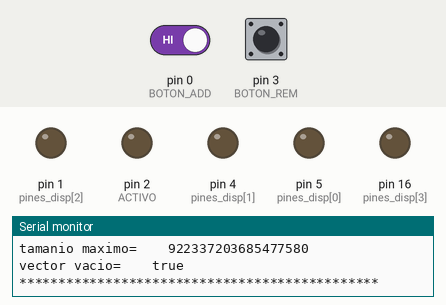
Recording of a sketch running on a simulated Arduino Uno, built for the host (arithmetic inside an expression is 32-bit, double 64-bit). Parts: output pins drawn as LEDs (lit = HIGH), the last lines printed to the serial monitor. Dashed ring = blinking. Inputs (shaded band) come from the test bench; at power-on: pin 3 (BOTON_REM) LOW, pin 0 (BOTON_ADD) HIGH. Random numbers use the default seed unless the sketch sets one.

Above: at 1.2 s.
1.3 s: pin 3 (BOTON_REM) pulled HIGH for 0.15 s
At 1.37 s:
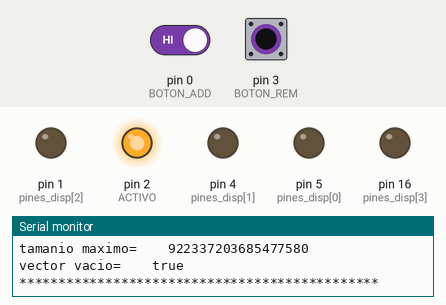
2.9 s: pin 3 (BOTON_REM) pulled HIGH for 3.2 s
At 7.3 s:
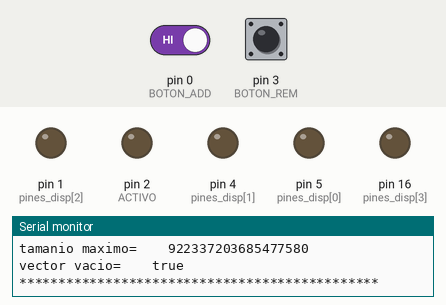
7.6 s: pin 0 (BOTON_ADD) driven LOW and pin 3 (BOTON_REM) driven HIGH
9.1 s: pin 0 (BOTON_ADD) driven HIGH
At 9.8 s:
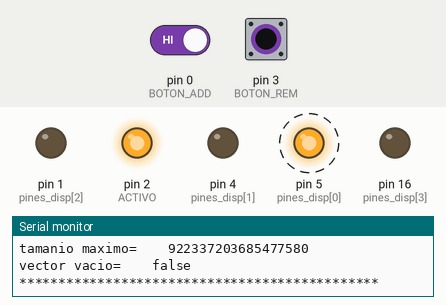
12.1 s: pin 0 (BOTON_ADD) driven LOW
At 13.3 s:
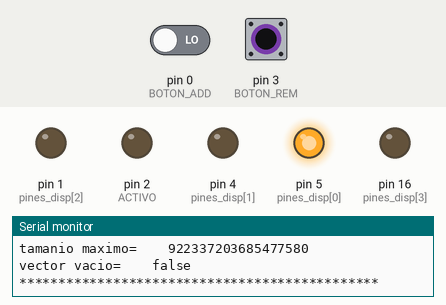
13.6 s: pin 0 (BOTON_ADD) driven HIGH
At 15.4 s:
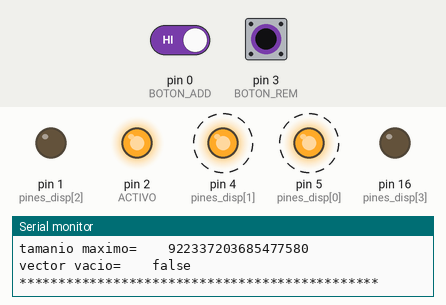
Timing chart, 0 to 17.6 s (numbered marks = the images above; inputs shaded):
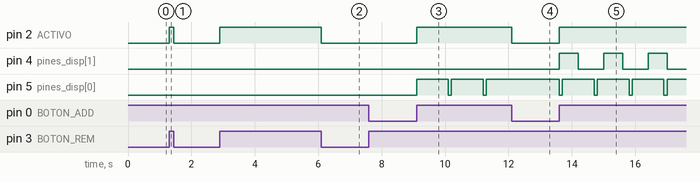

Measured:
- after the input at 1.3 s, pin 2 (ACTIVO): LOW → HIGH at once, → LOW 0.15 s later
- after the input at 2.9 s, pin 2 (ACTIVO): LOW → HIGH at once, → LOW 3.2 s later
- after the input at 9.1 s, pin 2 (ACTIVO): LOW → HIGH at once; pin 5 (pines_disp[0]): alternates HIGH for 1.0 s and LOW for 0.10 s, starting at once
- after the input at 12.1 s, pin 2 (ACTIVO): HIGH → LOW at once
- after the input at 13.6 s, pin 2 (ACTIVO): LOW → HIGH at once; pin 4 (pines_disp[1]): alternates HIGH for 0.60 s and LOW for 0.80 s, starting at once; pin 5 (pines_disp[0]): alternates HIGH for 1.0 s and LOW for 0.10 s, starting at once

The sketch:

BlinkVector_v-1-0-0.ino
```cpp
#include <vector>
#define BOTON_ADD 0
#define BOTON_REM 3
#define ACTIVO 2
using namespace std;

struct blink
{
    const uint16_t tiempoON;    //ms
    const uint16_t tiempoOFF;   //ms
    const uint8_t repeticiones; //veces
    const uint8_t pin;          //pin de salida

    uint16_t tiempo;
    uint16_t contador;
};

uint8_t pines_disp[4] = {5, 4, 1, 16};

vector<blink> leds;

void setup()
{
    Serial.begin(115200);
    pinMode(BOTON_ADD, INPUT);
    pinMode(BOTON_REM, INPUT);
    pinMode(ACTIVO, OUTPUT);

    for (uint8_t i = 0; i < 4; i++)
    {
        pinMode(pines_disp[i], OUTPUT);
    }

    digitalWrite(ACTIVO, 0);
    print_VectorCar(leds);
}

void loop()
{
    //Verificacion de Botones para aniadir blink
    digitalWrite(ACTIVO, digitalRead(BOTON_ADD));
    if (digitalRead(BOTON_ADD) == 0)
    {
        digitalWrite(ACTIVO, digitalRead(BOTON_ADD));
        add_blink();
        print_VectorCar(leds);
        while (digitalRead(BOTON_ADD) == 0)
            ;
    }
    //Verificacion de Botones para remover blink
    digitalWrite(ACTIVO, digitalRead(BOTON_REM));
    if (digitalRead(BOTON_REM) == 0)
    {
        digitalWrite(ACTIVO, digitalRead(BOTON_REM));
        rem_blink();
        print_VectorCar(leds);
        while (digitalRead(BOTON_REM) == 0)
            ;
    }

    //Blink leds
    for (uint8_t i = 0; i < leds.size(); i++)
    {
        bool ind = blinkear_p(&leds[i]);
        if (ind)
        {

            leds[i].contador = 0;
            leds[i].tiempo = millis();
        }
    }
}

void add_blink()
{
    if (leds.size() >= 4)
        return;
    uint16_t tON = random(11) * 100;       //ms
    uint16_t tOFF = random(11) * 100;      //ms
    uint8_t rep = random(1, 6);            //veces
    uint8_t pin = pines_disp[leds.size()]; //pin de salida

    struct blink b
    {
        tON, tOFF, rep, pin, 0, 0
    };

    Serial.println("Nuevo");
    Serial.println("tON \ttOFF\trep \tpin");
    Serial.println(String(tON) +"\t\t"+String(tOFF)+"\t\t"+String(rep)+"\t\t"+String(pin));
    leds.push_back(b);
}

void rem_blink()
{
    if (leds.size() == 0)
        return;
    leds.pop_back();
    digitalWrite(pines_disp[leds.size()],0);
}

void blinkear(struct blink *b)
{
    for (uint8_t i = 0; i < b->repeticiones; i++)
    {
        digitalWrite(b->pin, 1);
        delay(b->tiempoON);
        digitalWrite(b->pin, 0);
        delay(b->tiempoOFF);
    }
}

bool blinkear_p(struct blink *b)
{

    if (b->contador == b->repeticiones)
        return true; //Acabo el blink

    uint16_t dt = millis() - (b->tiempo);


    if (digitalRead(b->pin) == 1)
    {
        if (dt >= b->tiempoON)
        {
            b->tiempo = millis();
            digitalWrite(b->pin, 0);
            b->contador++;
        }
    }
    else
    {
        if (dt >= b->tiempoOFF)
        {
            b->tiempo = millis();
            digitalWrite(b->pin, 1);
        }
    }
    return false;
}

void print_VectorCar(vector<blink> numeros)
{
    Serial.println("**********Caracteristicas del vector**********");

    Serial.print("tamanio vector =\t\t");
    Serial.println(numeros.size());
    Serial.print("tamanio maximo=\t\t");
    Serial.println(numeros.max_size());
    Serial.print("vector vacio=\t\t");
    Serial.println((numeros.empty()) ? "true" : "false");

    Serial.println("**********************************************");
}
```
